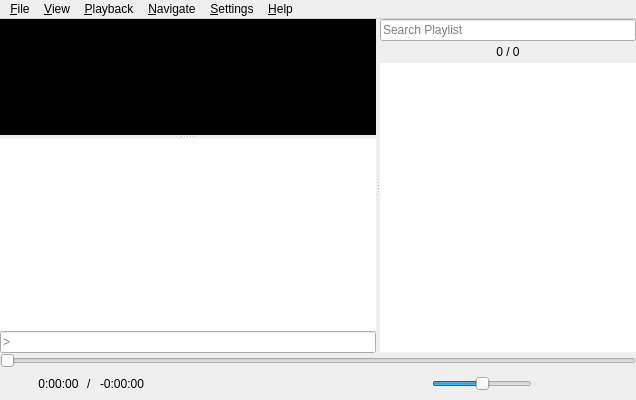
<?xml version="1.0" encoding="UTF-8"?>
<ui version="4.0">
 <class>MainWindow</class>
 <widget class="QMainWindow" name="MainWindow">
  <property name="geometry">
   <rect>
    <x>0</x>
    <y>0</y>
    <width>636</width>
    <height>400</height>
   </rect>
  </property>
  <property name="focusPolicy">
   <enum>Qt::StrongFocus</enum>
  </property>
  <property name="acceptDrops">
   <bool>true</bool>
  </property>
  <property name="windowTitle">
   <string>Baka MPlayer</string>
  </property>
  <property name="windowIcon">
   <iconset resource="../rsclist.qrc">
    <normaloff>:/img/logo.ico</normaloff>:/img/logo.ico</iconset>
  </property>
  <widget class="QWidget" name="centralwidget">
   <layout class="QVBoxLayout" name="verticalLayout_2">
    <property name="spacing">
     <number>0</number>
    </property>
    <property name="leftMargin">
     <number>0</number>
    </property>
    <property name="topMargin">
     <number>0</number>
    </property>
    <property name="rightMargin">
     <number>0</number>
    </property>
    <property name="bottomMargin">
     <number>0</number>
    </property>
    <item>
     <widget class="CustomSplitter" name="splitter">
      <property name="orientation">
       <enum>Qt::Horizontal</enum>
      </property>
      <widget class="QSplitter" name="videoSplitter">
       <property name="sizePolicy">
        <sizepolicy hsizetype="Preferred" vsizetype="Expanding">
         <horstretch>1</horstretch>
         <verstretch>0</verstretch>
        </sizepolicy>
       </property>
       <property name="orientation">
        <enum>Qt::Vertical</enum>
       </property>
       <widget class="QFrame" name="mpvFrame">
        <property name="styleSheet">
        <string notr="true">#mpvFrame {
            background: black;
        }</string>
        </property>
        <property name="sizePolicy">
         <sizepolicy hsizetype="Preferred" vsizetype="Preferred">
          <horstretch>0</horstretch>
          <verstretch>1</verstretch>
         </sizepolicy>
        </property>
        <property name="mouseTracking">
         <bool>true</bool>
        </property>
        <property name="focusPolicy">
         <enum>Qt::NoFocus</enum>
        </property>
       </widget>
       <widget class="QWidget" name="verticalWidget" native="true">
        <layout class="QVBoxLayout" name="verticalLayout">
         <property name="spacing">
          <number>0</number>
         </property>
         <property name="leftMargin">
          <number>0</number>
         </property>
         <property name="topMargin">
          <number>0</number>
         </property>
         <property name="rightMargin">
          <number>0</number>
         </property>
         <property name="bottomMargin">
          <number>0</number>
         </property>
         <item>
          <widget class="QPlainTextEdit" name="outputTextEdit">
           <property name="contextMenuPolicy">
            <enum>Qt::PreventContextMenu</enum>
           </property>
           <property name="acceptDrops">
            <bool>false</bool>
           </property>
           <property name="frameShape">
            <enum>QFrame::NoFrame</enum>
           </property>
           <property name="undoRedoEnabled">
            <bool>false</bool>
           </property>
           <property name="readOnly">
            <bool>true</bool>
           </property>
          </widget>
         </item>
         <item>
          <widget class="CustomLineEdit" name="inputLineEdit">
           <property name="mouseTracking">
            <bool>false</bool>
           </property>
           <property name="focusPolicy">
            <enum>Qt::ClickFocus</enum>
           </property>
           <property name="placeholderText">
            <string>&gt;</string>
           </property>
           <property name="clearButtonEnabled">
            <bool>true</bool>
           </property>
          </widget>
         </item>
        </layout>
       </widget>
      </widget>
      <widget class="QWidget" name="playlistLayoutWidget" native="true">
       <property name="sizePolicy">
        <sizepolicy hsizetype="Preferred" vsizetype="Preferred">
         <horstretch>0</horstretch>
         <verstretch>0</verstretch>
        </sizepolicy>
       </property>
       <layout class="QVBoxLayout" name="playlistLayout">
        <property name="spacing">
         <number>0</number>
        </property>
        <property name="leftMargin">
         <number>0</number>
        </property>
        <property name="topMargin">
         <number>0</number>
        </property>
        <property name="rightMargin">
         <number>0</number>
        </property>
        <property name="bottomMargin">
         <number>1</number>
        </property>
        <item>
         <widget class="QLineEdit" name="searchBox">
          <property name="mouseTracking">
           <bool>false</bool>
          </property>
          <property name="focusPolicy">
           <enum>Qt::ClickFocus</enum>
          </property>
          <property name="placeholderText">
           <string>Search Playlist</string>
          </property>
          <property name="clearButtonEnabled">
           <bool>true</bool>
          </property>
         </widget>
        </item>
        <item>
         <widget class="QWidget" name="playlistControlLayout" native="true">
          <layout class="QHBoxLayout" name="horizontalLayout">
           <property name="spacing">
            <number>2</number>
           </property>
           <property name="leftMargin">
            <number>0</number>
           </property>
           <property name="topMargin">
            <number>0</number>
           </property>
           <property name="rightMargin">
            <number>0</number>
           </property>
           <property name="bottomMargin">
            <number>0</number>
           </property>
           <item>
            <widget class="QPushButton" name="currentFileButton">
             <property name="cursor">
              <cursorShape>PointingHandCursor</cursorShape>
             </property>
             <property name="focusPolicy">
              <enum>Qt::NoFocus</enum>
             </property>
             <property name="toolTip">
              <string>Select the Current File</string>
             </property>
             <property name="icon">
              <iconset resource="../rsclist.qrc">
               <normaloff>:/img/select_current.svg</normaloff>:/img/select_current.svg</iconset>
             </property>
             <property name="iconSize">
              <size>
               <width>12</width>
               <height>12</height>
              </size>
             </property>
             <property name="flat">
              <bool>true</bool>
             </property>
            </widget>
           </item>
           <item>
            <spacer name="horizontalSpacer_2">
             <property name="orientation">
              <enum>Qt::Horizontal</enum>
             </property>
             <property name="sizeHint" stdset="0">
              <size>
               <width>40</width>
               <height>20</height>
              </size>
             </property>
            </spacer>
           </item>
           <item>
            <widget class="CustomLabel" name="indexLabel">
             <property name="cursor">
              <cursorShape>PointingHandCursor</cursorShape>
             </property>
             <property name="toolTip">
              <string>Click to play a specific file by index</string>
             </property>
             <property name="text">
              <string>0 / 0</string>
             </property>
             <property name="alignment">
              <set>Qt::AlignCenter</set>
             </property>
             <property name="margin">
              <number>4</number>
             </property>
            </widget>
           </item>
           <item>
            <spacer name="horizontalSpacer_6">
             <property name="orientation">
              <enum>Qt::Horizontal</enum>
             </property>
             <property name="sizeHint" stdset="0">
              <size>
               <width>40</width>
               <height>20</height>
              </size>
             </property>
            </spacer>
           </item>
           <item>
            <widget class="QPushButton" name="refreshButton">
             <property name="cursor">
              <cursorShape>PointingHandCursor</cursorShape>
             </property>
             <property name="focusPolicy">
              <enum>Qt::NoFocus</enum>
             </property>
             <property name="toolTip">
              <string>Refresh Playlist</string>
             </property>
             <property name="icon">
              <iconset resource="../rsclist.qrc">
               <normaloff>:/img/refresh_view.svg</normaloff>:/img/refresh_view.svg</iconset>
             </property>
             <property name="iconSize">
              <size>
               <width>12</width>
               <height>12</height>
              </size>
             </property>
             <property name="flat">
              <bool>true</bool>
             </property>
            </widget>
           </item>
          </layout>
         </widget>
        </item>
        <item>
         <widget class="PlaylistWidget" name="playlistWidget">
          <property name="focusPolicy">
           <enum>Qt::ClickFocus</enum>
          </property>
          <property name="contextMenuPolicy">
           <enum>Qt::DefaultContextMenu</enum>
          </property>
          <property name="frameShape">
           <enum>QFrame::NoFrame</enum>
          </property>
          <property name="dragDropMode">
           <enum>QAbstractItemView::InternalMove</enum>
          </property>
         </widget>
        </item>
       </layout>
      </widget>
     </widget>
    </item>
    <item>
     <widget class="SeekBar" name="seekBar">
      <property name="enabled">
       <bool>false</bool>
      </property>
      <property name="sizePolicy">
       <sizepolicy hsizetype="Expanding" vsizetype="Fixed">
        <horstretch>0</horstretch>
        <verstretch>0</verstretch>
       </sizepolicy>
      </property>
      <property name="cursor">
       <cursorShape>PointingHandCursor</cursorShape>
      </property>
      <property name="focusPolicy">
       <enum>Qt::NoFocus</enum>
      </property>
      <property name="maximum">
       <number>1000000</number>
      </property>
      <property name="orientation">
       <enum>Qt::Horizontal</enum>
      </property>
     </widget>
    </item>
    <item>
     <widget class="QWidget" name="playbackLayoutWidget" native="true">
      <property name="sizePolicy">
       <sizepolicy hsizetype="Preferred" vsizetype="Fixed">
        <horstretch>0</horstretch>
        <verstretch>0</verstretch>
       </sizepolicy>
      </property>
      <layout class="QHBoxLayout" name="horizontalLayout_3">
       <property name="spacing">
        <number>8</number>
       </property>
       <property name="leftMargin">
        <number>14</number>
       </property>
       <property name="topMargin">
        <number>5</number>
       </property>
       <property name="rightMargin">
        <number>14</number>
       </property>
       <property name="bottomMargin">
        <number>5</number>
       </property>
       <item>
        <widget class="QWidget" name="timeLayoutWidget" native="true">
         <property name="minimumSize">
          <size>
           <width>200</width>
           <height>0</height>
          </size>
         </property>
         <property name="maximumSize">
          <size>
           <width>200</width>
           <height>16777215</height>
          </size>
         </property>
         <layout class="QHBoxLayout" name="horizontalLayout_4">
          <property name="spacing">
           <number>8</number>
          </property>
          <property name="leftMargin">
           <number>0</number>
          </property>
          <property name="topMargin">
           <number>0</number>
          </property>
          <property name="rightMargin">
           <number>0</number>
          </property>
          <property name="bottomMargin">
           <number>0</number>
          </property>
          <item>
           <widget class="OpenButton" name="openButton">
            <property name="sizePolicy">
             <sizepolicy hsizetype="Fixed" vsizetype="Fixed">
              <horstretch>0</horstretch>
              <verstretch>0</verstretch>
             </sizepolicy>
            </property>
            <property name="maximumSize">
             <size>
              <width>16</width>
              <height>16</height>
             </size>
            </property>
            <property name="cursor">
             <cursorShape>PointingHandCursor</cursorShape>
            </property>
            <property name="focusPolicy">
             <enum>Qt::NoFocus</enum>
            </property>
            <property name="toolTip">
             <string>&lt;html&gt;&lt;head/&gt;&lt;body&gt;&lt;p&gt;Left Click to Open File&lt;br&gt;Mouse Wheel Click to Jump&lt;br&gt;Right Click to Open URL&lt;/p&gt;&lt;/body&gt;&lt;/html&gt;</string>
            </property>
            <property name="icon">
             <iconset resource="../rsclist.qrc">
              <normaloff>:/img/default_open.svg</normaloff>:/img/default_open.svg</iconset>
            </property>
            <property name="iconSize">
             <size>
              <width>16</width>
              <height>16</height>
             </size>
            </property>
            <property name="flat">
             <bool>true</bool>
            </property>
           </widget>
          </item>
          <item>
           <widget class="QLabel" name="durationLabel">
            <property name="sizePolicy">
             <sizepolicy hsizetype="Preferred" vsizetype="Fixed">
              <horstretch>0</horstretch>
              <verstretch>0</verstretch>
             </sizepolicy>
            </property>
            <property name="text">
             <string>0:00:00</string>
            </property>
            <property name="alignment">
             <set>Qt::AlignCenter</set>
            </property>
           </widget>
          </item>
          <item>
           <widget class="QLabel" name="seperatorLabel">
            <property name="text">
             <string>/</string>
            </property>
           </widget>
          </item>
          <item>
           <widget class="QLabel" name="remainingLabel">
            <property name="sizePolicy">
             <sizepolicy hsizetype="Preferred" vsizetype="Fixed">
              <horstretch>0</horstretch>
              <verstretch>0</verstretch>
             </sizepolicy>
            </property>
            <property name="cursor">
             <cursorShape>PointingHandCursor</cursorShape>
            </property>
            <property name="toolTip">
             <string>Click to change between total and remaining time</string>
            </property>
            <property name="text">
             <string>-0:00:00</string>
            </property>
            <property name="alignment">
             <set>Qt::AlignCenter</set>
            </property>
           </widget>
          </item>
          <item>
           <spacer name="horizontalSpacer">
            <property name="orientation">
             <enum>Qt::Horizontal</enum>
            </property>
            <property name="sizeHint" stdset="0">
             <size>
              <width>0</width>
              <height>0</height>
             </size>
            </property>
           </spacer>
          </item>
         </layout>
        </widget>
       </item>
       <item>
        <spacer name="horizontalSpacer_4">
         <property name="orientation">
          <enum>Qt::Horizontal</enum>
         </property>
         <property name="sizeHint" stdset="0">
          <size>
           <width>40</width>
           <height>20</height>
          </size>
         </property>
        </spacer>
       </item>
       <item>
        <layout class="QHBoxLayout" name="horizontalLayout_2">
         <property name="spacing">
          <number>18</number>
         </property>
         <item>
          <widget class="QPushButton" name="rewindButton">
           <property name="enabled">
            <bool>false</bool>
           </property>
           <property name="sizePolicy">
            <sizepolicy hsizetype="Fixed" vsizetype="Fixed">
             <horstretch>0</horstretch>
             <verstretch>0</verstretch>
            </sizepolicy>
           </property>
           <property name="maximumSize">
            <size>
             <width>16</width>
             <height>16</height>
            </size>
           </property>
           <property name="cursor">
            <cursorShape>PointingHandCursor</cursorShape>
           </property>
           <property name="focusPolicy">
            <enum>Qt::NoFocus</enum>
           </property>
           <property name="icon">
            <iconset resource="../rsclist.qrc">
             <normaloff>:/img/default_reverse.svg</normaloff>
             <disabledoff>:/img/disabled_reverse.svg</disabledoff>
             <disabledon>:/img/disabled_reverse.svg</disabledon>:/img/default_reverse.svg</iconset>
           </property>
           <property name="iconSize">
            <size>
             <width>14</width>
             <height>16</height>
            </size>
           </property>
           <property name="flat">
            <bool>true</bool>
           </property>
          </widget>
         </item>
         <item>
          <widget class="IndexButton" name="previousButton">
           <property name="enabled">
            <bool>false</bool>
           </property>
           <property name="sizePolicy">
            <sizepolicy hsizetype="Fixed" vsizetype="Fixed">
             <horstretch>0</horstretch>
             <verstretch>0</verstretch>
            </sizepolicy>
           </property>
           <property name="maximumSize">
            <size>
             <width>18</width>
             <height>16</height>
            </size>
           </property>
           <property name="cursor">
            <cursorShape>PointingHandCursor</cursorShape>
           </property>
           <property name="focusPolicy">
            <enum>Qt::NoFocus</enum>
           </property>
           <property name="icon">
            <iconset resource="../rsclist.qrc">
             <normaloff>:/img/default_previous.svg</normaloff>
             <disabledoff>:/img/disabled_previous.svg</disabledoff>
             <disabledon>:/img/disabled_previous.svg</disabledon>:/img/default_previous.svg</iconset>
           </property>
           <property name="iconSize">
            <size>
             <width>18</width>
             <height>16</height>
            </size>
           </property>
           <property name="flat">
            <bool>true</bool>
           </property>
          </widget>
         </item>
         <item>
          <widget class="QPushButton" name="playButton">
           <property name="enabled">
            <bool>false</bool>
           </property>
           <property name="sizePolicy">
            <sizepolicy hsizetype="Fixed" vsizetype="Fixed">
             <horstretch>0</horstretch>
             <verstretch>0</verstretch>
            </sizepolicy>
           </property>
           <property name="maximumSize">
            <size>
             <width>34</width>
             <height>34</height>
            </size>
           </property>
           <property name="cursor">
            <cursorShape>PointingHandCursor</cursorShape>
           </property>
           <property name="focusPolicy">
            <enum>Qt::NoFocus</enum>
           </property>
           <property name="icon">
            <iconset resource="../rsclist.qrc">
             <normaloff>:/img/default_play.svg</normaloff>
             <disabledoff>:/img/disabled_play.svg</disabledoff>
             <disabledon>:/img/disabled_play.svg</disabledon>:/img/default_play.svg</iconset>
           </property>
           <property name="iconSize">
            <size>
             <width>34</width>
             <height>34</height>
            </size>
           </property>
           <property name="flat">
            <bool>true</bool>
           </property>
          </widget>
         </item>
         <item>
          <widget class="IndexButton" name="nextButton">
           <property name="enabled">
            <bool>false</bool>
           </property>
           <property name="sizePolicy">
            <sizepolicy hsizetype="Fixed" vsizetype="Fixed">
             <horstretch>0</horstretch>
             <verstretch>0</verstretch>
            </sizepolicy>
           </property>
           <property name="maximumSize">
            <size>
             <width>18</width>
             <height>16</height>
            </size>
           </property>
           <property name="cursor">
            <cursorShape>PointingHandCursor</cursorShape>
           </property>
           <property name="focusPolicy">
            <enum>Qt::NoFocus</enum>
           </property>
           <property name="icon">
            <iconset resource="../rsclist.qrc">
             <normaloff>:/img/default_next.svg</normaloff>
             <disabledoff>:/img/disabled_next.svg</disabledoff>
             <disabledon>:/img/disabled_next.svg</disabledon>:/img/default_next.svg</iconset>
           </property>
           <property name="iconSize">
            <size>
             <width>18</width>
             <height>16</height>
            </size>
           </property>
           <property name="flat">
            <bool>true</bool>
           </property>
          </widget>
         </item>
         <item>
          <widget class="QPushButton" name="muteButton">
           <property name="sizePolicy">
            <sizepolicy hsizetype="Fixed" vsizetype="Fixed">
             <horstretch>0</horstretch>
             <verstretch>0</verstretch>
            </sizepolicy>
           </property>
           <property name="maximumSize">
            <size>
             <width>16</width>
             <height>16</height>
            </size>
           </property>
           <property name="cursor">
            <cursorShape>PointingHandCursor</cursorShape>
           </property>
           <property name="focusPolicy">
            <enum>Qt::NoFocus</enum>
           </property>
           <property name="icon">
            <iconset resource="../rsclist.qrc">
             <normaloff>:/img/default_unmute.svg</normaloff>:/img/default_unmute.svg</iconset>
           </property>
           <property name="iconSize">
            <size>
             <width>16</width>
             <height>16</height>
            </size>
           </property>
           <property name="flat">
            <bool>true</bool>
           </property>
          </widget>
         </item>
         <item>
          <widget class="CustomSlider" name="volumeSlider">
           <property name="sizePolicy">
            <sizepolicy hsizetype="Fixed" vsizetype="Fixed">
             <horstretch>0</horstretch>
             <verstretch>0</verstretch>
            </sizepolicy>
           </property>
           <property name="minimumSize">
            <size>
             <width>100</width>
             <height>0</height>
            </size>
           </property>
           <property name="focusPolicy">
            <enum>Qt::NoFocus</enum>
           </property>
           <property name="maximum">
            <number>100</number>
           </property>
           <property name="pageStep">
            <number>5</number>
           </property>
           <property name="value">
            <number>50</number>
           </property>
           <property name="tracking">
            <bool>true</bool>
           </property>
           <property name="orientation">
            <enum>Qt::Horizontal</enum>
           </property>
          </widget>
         </item>
         <item>
          <spacer name="horizontalSpacer_5">
           <property name="orientation">
            <enum>Qt::Horizontal</enum>
           </property>
           <property name="sizeType">
            <enum>QSizePolicy::Fixed</enum>
           </property>
           <property name="sizeHint" stdset="0">
            <size>
             <width>48</width>
             <height>20</height>
            </size>
           </property>
          </spacer>
         </item>
        </layout>
       </item>
       <item>
        <spacer name="horizontalSpacer_3">
         <property name="orientation">
          <enum>Qt::Horizontal</enum>
         </property>
         <property name="sizeHint" stdset="0">
          <size>
           <width>40</width>
           <height>20</height>
          </size>
         </property>
        </spacer>
       </item>
       <item>
        <widget class="QPushButton" name="playlistButton">
         <property name="enabled">
          <bool>false</bool>
         </property>
         <property name="sizePolicy">
          <sizepolicy hsizetype="Fixed" vsizetype="Fixed">
           <horstretch>0</horstretch>
           <verstretch>0</verstretch>
          </sizepolicy>
         </property>
         <property name="maximumSize">
          <size>
           <width>16</width>
           <height>16</height>
          </size>
         </property>
         <property name="cursor">
          <cursorShape>PointingHandCursor</cursorShape>
         </property>
         <property name="focusPolicy">
          <enum>Qt::NoFocus</enum>
         </property>
         <property name="icon">
          <iconset resource="../rsclist.qrc">
           <normaloff>:/img/default_playlist.svg</normaloff>
           <disabledoff>:/img/disabled_playlist.svg</disabledoff>
           <disabledon>:/img/disabled_playlist.svg</disabledon>:/img/default_playlist.svg</iconset>
         </property>
         <property name="iconSize">
          <size>
           <width>16</width>
           <height>16</height>
          </size>
         </property>
         <property name="checked">
          <bool>false</bool>
         </property>
         <property name="flat">
          <bool>true</bool>
         </property>
        </widget>
       </item>
      </layout>
     </widget>
    </item>
   </layout>
   <zorder>splitter</zorder>
   <zorder>playbackLayoutWidget</zorder>
   <zorder>seekBar</zorder>
  </widget>
  <widget class="QMenuBar" name="menubar">
   <property name="geometry">
    <rect>
     <x>0</x>
     <y>0</y>
     <width>636</width>
     <height>23</height>
    </rect>
   </property>
   <widget class="QMenu" name="menu_File">
    <property name="title">
     <string>&amp;File</string>
    </property>
    <widget class="QMenu" name="menu_Recently_Opened">
     <property name="title">
      <string>&amp;Recently Opened</string>
     </property>
     <addaction name="action_none_4"/>
    </widget>
    <addaction name="action_New_Player"/>
    <addaction name="separator"/>
    <addaction name="action_Open_File"/>
    <addaction name="actionOpen_URL"/>
    <addaction name="actionOpen_Path_from_Clipboard"/>
    <addaction name="menu_Recently_Opened"/>
    <addaction name="separator"/>
    <addaction name="actionShow_in_Folder"/>
    <addaction name="separator"/>
    <addaction name="actionPlay_Next_File"/>
    <addaction name="actionPlay_Previous_File"/>
    <addaction name="separator"/>
    <addaction name="actionE_xit"/>
   </widget>
   <widget class="QMenu" name="menu_View">
    <property name="title">
     <string>&amp;View</string>
    </property>
    <widget class="QMenu" name="menuFit_Window">
     <property name="enabled">
      <bool>false</bool>
     </property>
     <property name="title">
      <string>Fit &amp;Window</string>
     </property>
     <addaction name="action_To_Current_Size"/>
     <addaction name="action50"/>
     <addaction name="action75"/>
     <addaction name="action100"/>
     <addaction name="action150"/>
     <addaction name="action200"/>
    </widget>
    <widget class="QMenu" name="menuAspect_Ratio">
     <property name="enabled">
      <bool>false</bool>
     </property>
     <property name="title">
      <string>Aspect &amp;Ratio</string>
     </property>
     <addaction name="action_Auto_Detect"/>
     <addaction name="actionForce_4_3"/>
     <addaction name="actionForce_16_9"/>
     <addaction name="actionForce_2_35_1"/>
    </widget>
    <widget class="QMenu" name="menuSubtitle_Track">
     <property name="enabled">
      <bool>false</bool>
     </property>
     <property name="title">
      <string>Subtitle &amp;Track</string>
     </property>
     <addaction name="action_Add_Subtitle_File"/>
     <addaction name="separator"/>
     <addaction name="action_none"/>
    </widget>
    <widget class="QMenu" name="menuFont_Si_ze">
     <property name="enabled">
      <bool>false</bool>
     </property>
     <property name="title">
      <string>Font Si&amp;ze</string>
     </property>
     <addaction name="action_Size"/>
     <addaction name="actionS_ize"/>
     <addaction name="action_Reset_Size"/>
    </widget>
    <widget class="QMenu" name="menuTake_Screenshot">
     <property name="enabled">
      <bool>false</bool>
     </property>
     <property name="title">
      <string>Take &amp;Screenshot</string>
     </property>
     <addaction name="actionWith_Subtitles"/>
     <addaction name="actionWithout_Subtitles"/>
    </widget>
    <addaction name="action_Full_Screen"/>
    <addaction name="menuTake_Screenshot"/>
    <addaction name="separator"/>
    <addaction name="menuFit_Window"/>
    <addaction name="menuAspect_Ratio"/>
    <addaction name="separator"/>
    <addaction name="actionShow_Subtitles"/>
    <addaction name="menuSubtitle_Track"/>
    <addaction name="menuFont_Si_ze"/>
    <addaction name="separator"/>
    <addaction name="action_Motion_Interpolation"/>
    <addaction name="action_Deinterlace"/>
    <addaction name="separator"/>
    <addaction name="actionMedia_Info"/>
   </widget>
   <widget class="QMenu" name="menu_Playback">
    <property name="title">
     <string>&amp;Playback</string>
    </property>
    <widget class="QMenu" name="menuR_epeat">
     <property name="title">
      <string>R&amp;epeat</string>
     </property>
     <property name="icon">
      <iconset resource="../rsclist.qrc">
       <normaloff>:/img/repeat.svg</normaloff>:/img/repeat.svg</iconset>
     </property>
     <addaction name="action_Off"/>
     <addaction name="separator"/>
     <addaction name="action_Playlist"/>
     <addaction name="action_This_File"/>
    </widget>
    <widget class="QMenu" name="menuAudio_Tracks">
     <property name="enabled">
      <bool>false</bool>
     </property>
     <property name="title">
      <string>Audio &amp;Tracks</string>
     </property>
     <addaction name="action_Add_Audio_File"/>
     <addaction name="separator"/>
     <addaction name="action_none_3"/>
    </widget>
    <widget class="QMenu" name="menuS_peed">
     <property name="enabled">
      <bool>false</bool>
     </property>
     <property name="title">
      <string>Spee&amp;d</string>
     </property>
     <addaction name="action_Increase"/>
     <addaction name="action_Decrease"/>
     <addaction name="separator"/>
     <addaction name="action_Reset"/>
    </widget>
    <widget class="QMenu" name="menu_Volume">
     <property name="title">
      <string>&amp;Volume</string>
     </property>
     <addaction name="action_Increase_Volume"/>
     <addaction name="action_Decrease_Volume"/>
     <addaction name="action_Mute"/>
    </widget>
    <addaction name="action_Play"/>
    <addaction name="action_Stop"/>
    <addaction name="action_Restart"/>
    <addaction name="menuS_peed"/>
    <addaction name="separator"/>
    <addaction name="actionSh_uffle"/>
    <addaction name="menuR_epeat"/>
    <addaction name="actionStop_after_Current"/>
    <addaction name="separator"/>
    <addaction name="menuAudio_Tracks"/>
    <addaction name="menu_Volume"/>
   </widget>
   <widget class="QMenu" name="menu_Navigate">
    <property name="title">
     <string>&amp;Navigate</string>
    </property>
    <widget class="QMenu" name="menu_Chapters">
     <property name="enabled">
      <bool>false</bool>
     </property>
     <property name="title">
      <string>&amp;Chapters</string>
     </property>
     <addaction name="action_none_2"/>
    </widget>
    <addaction name="action_Next_Chapter"/>
    <addaction name="action_Previous_Chapter"/>
    <addaction name="menu_Chapters"/>
    <addaction name="separator"/>
    <addaction name="action_Frame_Step"/>
    <addaction name="actionFrame_Back_Step"/>
    <addaction name="separator"/>
    <addaction name="action_Jump_to_Time"/>
   </widget>
   <widget class="QMenu" name="menu_Settings">
    <property name="title">
     <string>&amp;Settings</string>
    </property>
    <addaction name="action_Show_Playlist"/>
    <addaction name="action_Hide_Album_Art"/>
    <addaction name="separator"/>
    <addaction name="action_Dim_Lights"/>
    <addaction name="actionHide_All_Controls"/>
    <addaction name="actionShow_D_ebug_Output"/>
    <addaction name="separator"/>
    <addaction name="action_Preferences"/>
   </widget>
   <widget class="QMenu" name="menu_Help">
    <property name="title">
     <string>&amp;Help</string>
    </property>
    <addaction name="actionAbout_Baka_MPlayer"/>
   </widget>
   <addaction name="menu_File"/>
   <addaction name="menu_View"/>
   <addaction name="menu_Playback"/>
   <addaction name="menu_Navigate"/>
   <addaction name="menu_Settings"/>
   <addaction name="menu_Help"/>
  </widget>
  <action name="action_New_Player">
   <property name="text">
    <string>&amp;New Player</string>
   </property>
   <property name="shortcut">
    <string/>
   </property>
  </action>
  <action name="action_Open_File">
   <property name="text">
    <string>&amp;Open File...</string>
   </property>
  </action>
  <action name="actionOpen_URL">
   <property name="text">
    <string>Open &amp;Location...</string>
   </property>
  </action>
  <action name="actionOpen_Path_from_Clipboard">
   <property name="text">
    <string>Open &amp;Copied Link</string>
   </property>
  </action>
  <action name="actionShow_in_Folder">
   <property name="enabled">
    <bool>false</bool>
   </property>
   <property name="text">
    <string>Show in &amp;Folder</string>
   </property>
  </action>
  <action name="actionPlay_Next_File">
   <property name="enabled">
    <bool>false</bool>
   </property>
   <property name="text">
    <string>Pla&amp;y Next File</string>
   </property>
  </action>
  <action name="actionPlay_Previous_File">
   <property name="enabled">
    <bool>false</bool>
   </property>
   <property name="text">
    <string>Play &amp;Previous File</string>
   </property>
  </action>
  <action name="actionE_xit">
   <property name="text">
    <string>E&amp;xit</string>
   </property>
  </action>
  <action name="action_Full_Screen">
   <property name="enabled">
    <bool>false</bool>
   </property>
   <property name="text">
    <string>&amp;Full Screen</string>
   </property>
   <property name="shortcutContext">
    <enum>Qt::WindowShortcut</enum>
   </property>
  </action>
  <action name="actionShow_Subtitles">
   <property name="checkable">
    <bool>true</bool>
   </property>
   <property name="enabled">
    <bool>false</bool>
   </property>
   <property name="text">
    <string>Show S&amp;ubtitles</string>
   </property>
  </action>
  <action name="actionMedia_Info">
   <property name="checkable">
    <bool>true</bool>
   </property>
   <property name="enabled">
    <bool>false</bool>
   </property>
   <property name="text">
    <string>Show Playback &amp;Info</string>
   </property>
  </action>
  <action name="action_Play">
   <property name="enabled">
    <bool>false</bool>
   </property>
   <property name="text">
    <string>&amp;Play</string>
   </property>
  </action>
  <action name="action_Stop">
   <property name="enabled">
    <bool>false</bool>
   </property>
   <property name="text">
    <string>&amp;Stop</string>
   </property>
  </action>
  <action name="action_Restart">
   <property name="enabled">
    <bool>false</bool>
   </property>
   <property name="text">
    <string>&amp;Restart</string>
   </property>
  </action>
  <action name="actionSh_uffle">
   <property name="enabled">
    <bool>false</bool>
   </property>
   <property name="icon">
    <iconset resource="../rsclist.qrc">
     <normaloff>:/img/shuffle.svg</normaloff>:/img/shuffle.svg</iconset>
   </property>
   <property name="text">
    <string>Sh&amp;uffle</string>
   </property>
  </action>
  <action name="actionStop_after_Current">
   <property name="checkable">
    <bool>true</bool>
   </property>
   <property name="text">
    <string>Stop after &amp;Current</string>
   </property>
  </action>
  <action name="action_Next_Chapter">
   <property name="enabled">
    <bool>false</bool>
   </property>
   <property name="text">
    <string>&amp;Next Chapter</string>
   </property>
  </action>
  <action name="action_Previous_Chapter">
   <property name="enabled">
    <bool>false</bool>
   </property>
   <property name="text">
    <string>&amp;Previous Chapter</string>
   </property>
  </action>
  <action name="action_Frame_Step">
   <property name="enabled">
    <bool>false</bool>
   </property>
   <property name="text">
    <string>&amp;Frame Step</string>
   </property>
  </action>
  <action name="actionFrame_Back_Step">
   <property name="enabled">
    <bool>false</bool>
   </property>
   <property name="text">
    <string>Frame &amp;Back Step</string>
   </property>
  </action>
  <action name="action_Jump_to_Time">
   <property name="enabled">
    <bool>false</bool>
   </property>
   <property name="text">
    <string>&amp;Jump to Time...</string>
   </property>
  </action>
  <action name="action_Show_Playlist">
   <property name="checkable">
    <bool>true</bool>
   </property>
   <property name="enabled">
    <bool>false</bool>
   </property>
   <property name="text">
    <string>&amp;Show Playlist</string>
   </property>
  </action>
  <action name="action_Hide_Album_Art">
   <property name="checkable">
    <bool>true</bool>
   </property>
   <property name="enabled">
    <bool>false</bool>
   </property>
   <property name="text">
    <string>Hide &amp;Album Art</string>
   </property>
  </action>
  <action name="action_Dim_Lights">
   <property name="checkable">
    <bool>true</bool>
   </property>
   <property name="text">
    <string>&amp;Dim Lights</string>
   </property>
  </action>
  <action name="actionAbout_Baka_MPlayer">
   <property name="text">
    <string>About &amp;Baka MPlayer</string>
   </property>
  </action>
  <action name="action_To_Current_Size">
   <property name="text">
    <string>To &amp;Current Size</string>
   </property>
  </action>
  <action name="action50">
   <property name="text">
    <string>&amp;50%</string>
   </property>
  </action>
  <action name="action75">
   <property name="text">
    <string>&amp;75%</string>
   </property>
  </action>
  <action name="action100">
   <property name="text">
    <string>&amp;100%</string>
   </property>
  </action>
  <action name="action200">
   <property name="text">
    <string>&amp;200%</string>
   </property>
  </action>
  <action name="action_Auto_Detect">
   <property name="text">
    <string>&amp;Auto Detect</string>
   </property>
  </action>
  <action name="actionForce_4_3">
   <property name="text">
    <string>Force &amp;4:3</string>
   </property>
  </action>
  <action name="actionForce_16_9">
   <property name="text">
    <string>Force 16:&amp;9</string>
   </property>
  </action>
  <action name="actionForce_2_35_1">
   <property name="text">
    <string>Force &amp;2.35:1</string>
   </property>
  </action>
  <action name="action_Add_Subtitle_File">
   <property name="enabled">
    <bool>true</bool>
   </property>
   <property name="text">
    <string>&amp;Add Subtitle File...</string>
   </property>
  </action>
  <action name="action_none">
   <property name="enabled">
    <bool>false</bool>
   </property>
   <property name="text">
    <string>[ &amp;none ]</string>
   </property>
  </action>
  <action name="action_Size">
   <property name="text">
    <string>&amp;Size +</string>
   </property>
  </action>
  <action name="actionS_ize">
   <property name="text">
    <string>S&amp;ize -</string>
   </property>
  </action>
  <action name="action_Reset_Size">
   <property name="text">
    <string>&amp;Reset Size</string>
   </property>
  </action>
  <action name="action_Off">
   <property name="checkable">
    <bool>true</bool>
   </property>
   <property name="checked">
    <bool>true</bool>
   </property>
   <property name="text">
    <string>&amp;Off</string>
   </property>
  </action>
  <action name="action_Playlist">
   <property name="checkable">
    <bool>true</bool>
   </property>
   <property name="text">
    <string>&amp;Playlist</string>
   </property>
  </action>
  <action name="action_This_File">
   <property name="checkable">
    <bool>true</bool>
   </property>
   <property name="text">
    <string>&amp;This File</string>
   </property>
  </action>
  <action name="action_none_2">
   <property name="enabled">
    <bool>false</bool>
   </property>
   <property name="text">
    <string>[ &amp;none ]</string>
   </property>
  </action>
  <action name="actionShow_D_ebug_Output">
   <property name="checkable">
    <bool>true</bool>
   </property>
   <property name="text">
    <string>Show &amp;Command Line</string>
   </property>
  </action>
  <action name="action_Increase_Volume">
   <property name="text">
    <string>&amp;Increase by 5%</string>
   </property>
  </action>
  <action name="action_Decrease_Volume">
   <property name="text">
    <string>&amp;Decrease by 5%</string>
   </property>
  </action>
  <action name="actionWith_Subtitles">
   <property name="text">
    <string>With &amp;Subtitles...</string>
   </property>
  </action>
  <action name="actionWithout_Subtitles">
   <property name="text">
    <string>&amp;Without Subtitles...</string>
   </property>
  </action>
  <action name="action_Preferences">
   <property name="text">
    <string>&amp;Preferences...</string>
   </property>
  </action>
  <action name="action_none_3">
   <property name="enabled">
    <bool>false</bool>
   </property>
   <property name="text">
    <string>[ &amp;none ]</string>
   </property>
  </action>
  <action name="action_Increase">
   <property name="text">
    <string>&amp;Increase by 0.1%</string>
   </property>
  </action>
  <action name="action_Decrease">
   <property name="text">
    <string>&amp;Decrease by 0.1%</string>
   </property>
  </action>
  <action name="action_Reset">
   <property name="text">
    <string>&amp;Reset</string>
   </property>
  </action>
  <action name="action_none_4">
   <property name="enabled">
    <bool>false</bool>
   </property>
   <property name="text">
    <string>[ &amp;none ]</string>
   </property>
  </action>
  <action name="action150">
   <property name="text">
    <string>15&amp;0%</string>
   </property>
  </action>
  <action name="action_Mute">
   <property name="checkable">
    <bool>true</bool>
   </property>
   <property name="text">
    <string>&amp;Mute</string>
   </property>
  </action>
  <action name="action_Motion_Interpolation">
   <property name="checkable">
    <bool>true</bool>
   </property>
   <property name="enabled">
    <bool>false</bool>
   </property>
   <property name="text">
    <string>&amp;Motion Interpolation</string>
   </property>
   <property name="statusTip">
    <string>Reduce video studder</string>
   </property>
  </action>
  <action name="action_Deinterlace">
   <property name="checkable">
    <bool>true</bool>
   </property>
   <property name="enabled">
    <bool>false</bool>
   </property>
   <property name="text">
    <string>&amp;Deinterlace</string>
   </property>
  </action>
  <action name="action_Add_Audio_File">
   <property name="text">
    <string>&amp;Add Audio File...</string>
   </property>
  </action>
  <action name="actionHide_All_Controls">
   <property name="text">
    <string>&amp;Hide All Controls</string>
   </property>
  </action>
 </widget>
 <customwidgets>
  <customwidget>
   <class>CustomSlider</class>
   <extends>QSlider</extends>
   <header>widgets/customslider.h</header>
  </customwidget>
  <customwidget>
   <class>OpenButton</class>
   <extends>QPushButton</extends>
   <header>widgets/openbutton.h</header>
  </customwidget>
  <customwidget>
   <class>IndexButton</class>
   <extends>QPushButton</extends>
   <header>widgets/indexbutton.h</header>
  </customwidget>
  <customwidget>
   <class>SeekBar</class>
   <extends>QSlider</extends>
   <header>widgets/seekbar.h</header>
  </customwidget>
  <customwidget>
   <class>CustomLabel</class>
   <extends>QLabel</extends>
   <header>widgets/customlabel.h</header>
  </customwidget>
  <customwidget>
   <class>CustomSplitter</class>
   <extends>QSplitter</extends>
   <header>widgets/customsplitter.h</header>
   <container>1</container>
  </customwidget>
  <customwidget>
   <class>PlaylistWidget</class>
   <extends>QListWidget</extends>
   <header>widgets/playlistwidget.h</header>
  </customwidget>
  <customwidget>
   <class>CustomLineEdit</class>
   <extends>QLineEdit</extends>
   <header>widgets/customlineedit.h</header>
  </customwidget>
 </customwidgets>
 <resources>
  <include location="../rsclist.qrc"/>
 </resources>
 <connections/>
</ui>
